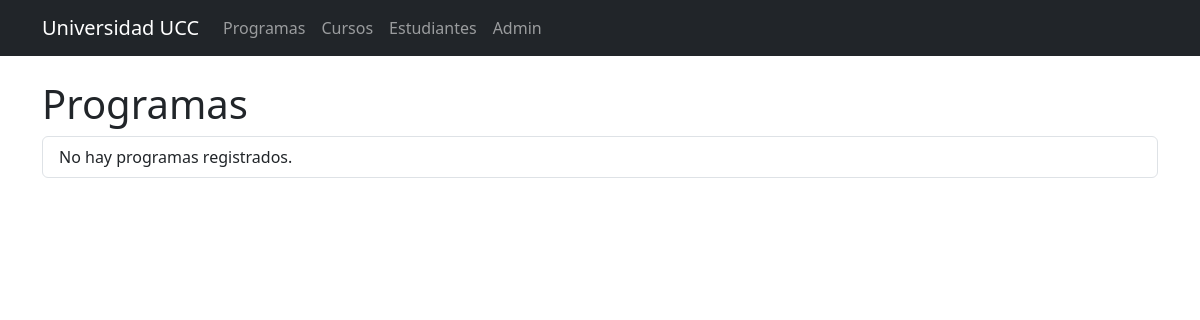
The page /programas/ on the database as committed earlier.
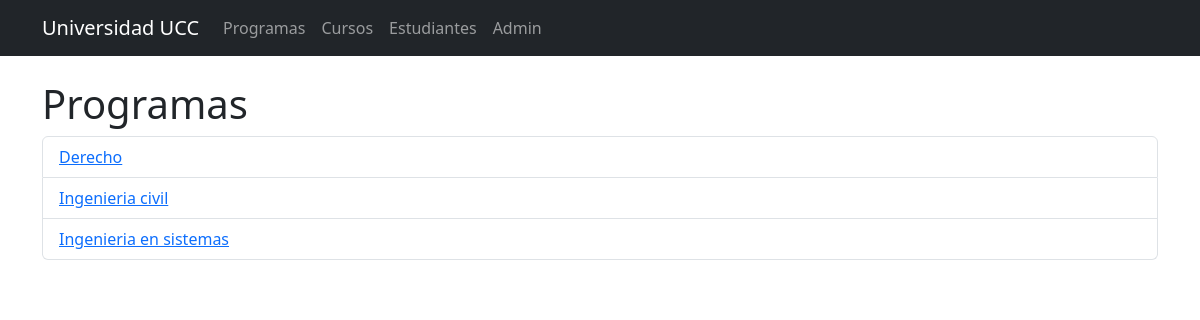
The same page on the database as committed later.
### ucc/models.py (models this page shows, shortened)
class Programa(models.Model):
    nombre = models.CharField(max_length=120, unique=True)
    descripcion = models.TextField(blank=True)

### ucc/views.py (the view)
# urls.py: path("programas/", views.lista_programas, name="programa-list"),
def lista_programas(request):
    programas = Programa.objects.all().order_by("nombre")
    return render(request, "ucc/programa_list.html", {"programas": programas})

### ucc/templates/ucc/programa_list.html (shortened to what this page needs)
{% extends "ucc/base.html" %}
{% block content %}
  <h1>Programas</h1>
  <ul class="list-group">
    {% for p in programas %}
      <li class="list-group-item">
        <a href="{% url 'programa-detail' p.pk %}">{{ p.nombre }}</a>
      </li>
    {% empty %}
      <li class="list-group-item">No hay programas registrados.</li>
    {% endfor %}
  </ul>
{% endblock %}

Rows that differ between the two databases and show on the page:
added Programa: nombre "Derecho"
added Programa: nombre "Ingenieria civil"
added Programa: nombre "Ingenieria en sistemas"
Other text that changed with them:
text no longer shown: "No hay programas registrados."
